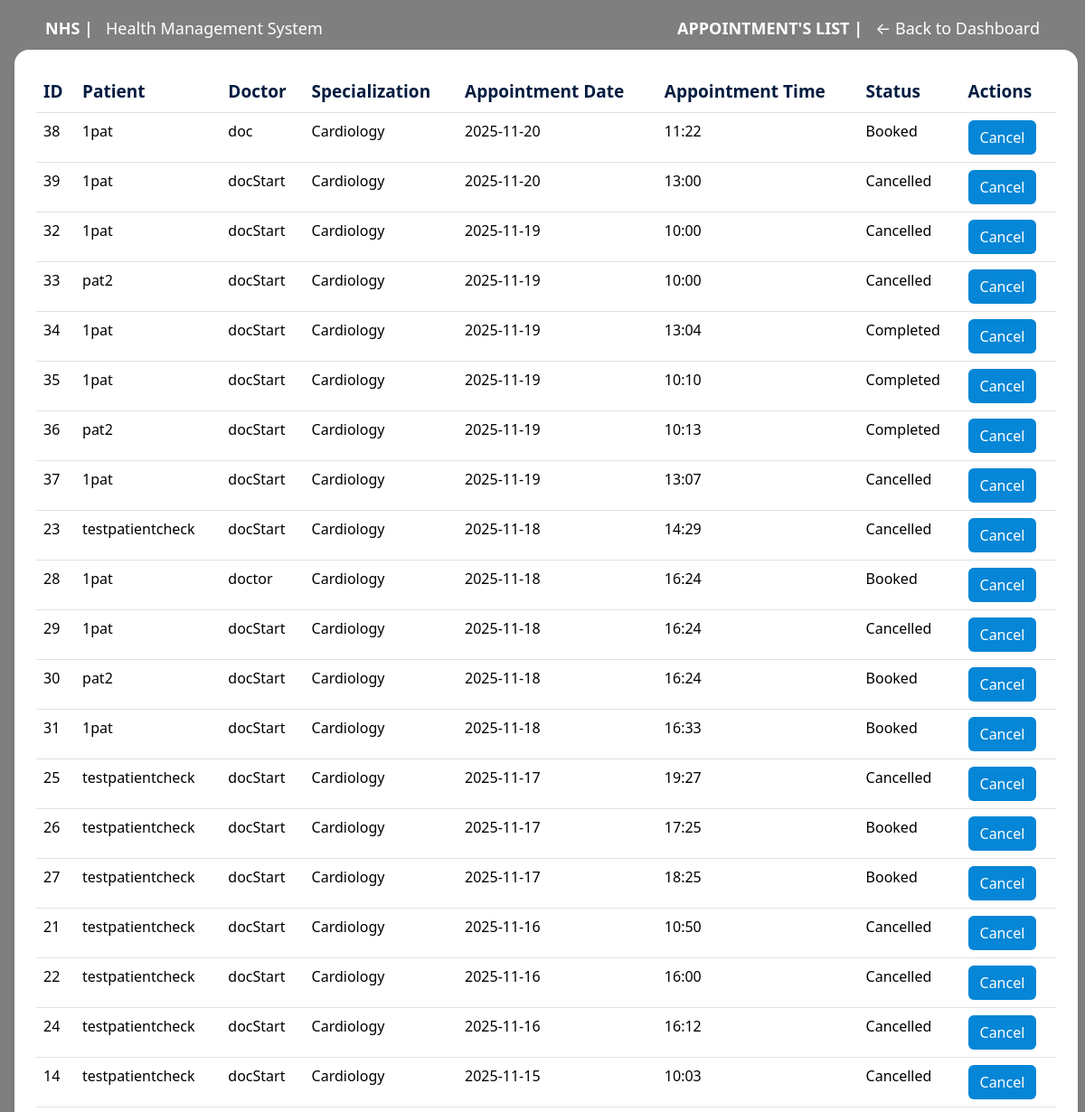
Before: /admin/appointments (signed in, upper part) with the older database file.
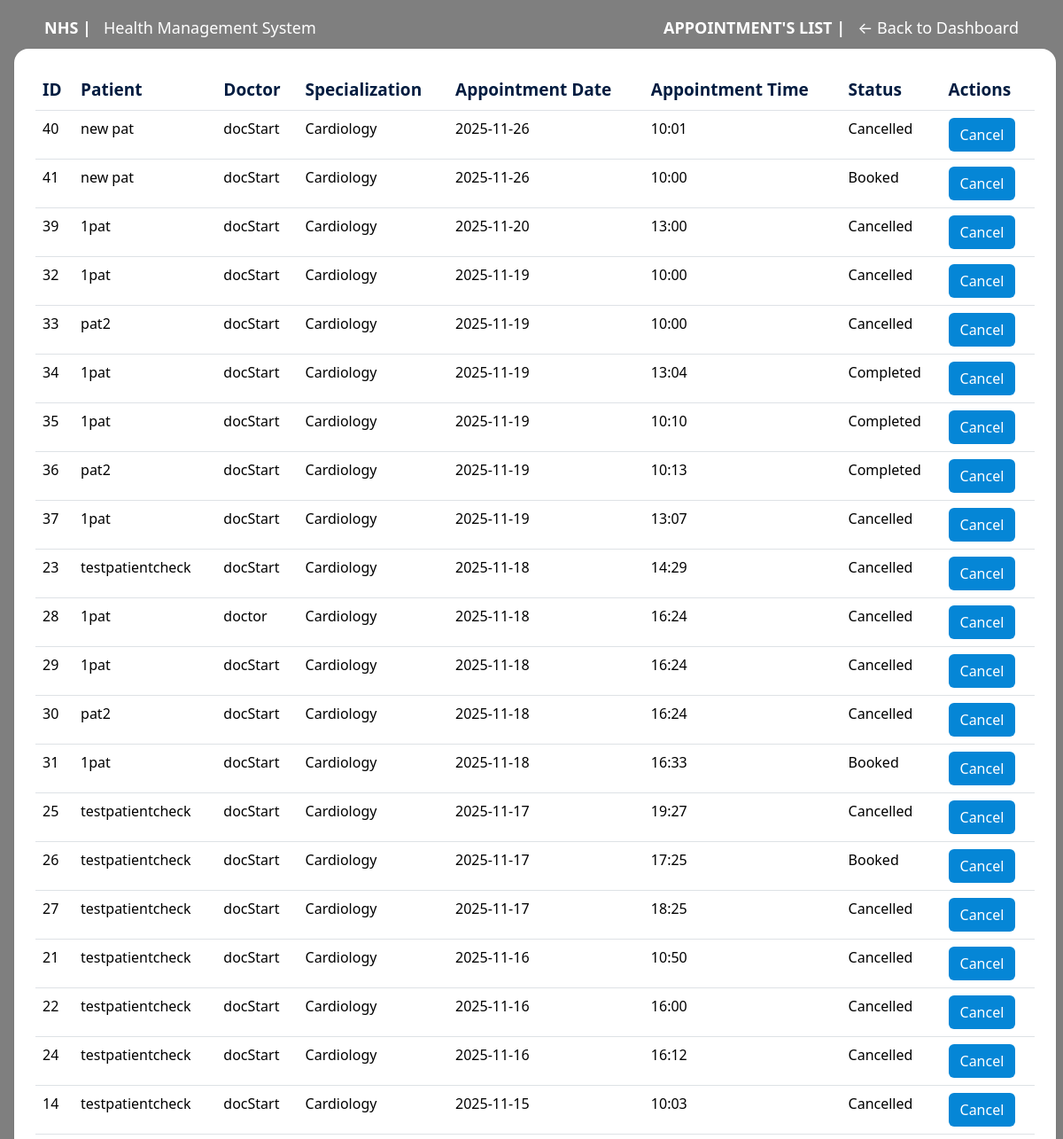
After: the same page with the newer database file.
### models/appointment.py (models this page shows, shortened)
class Appointment(db.Model):
    __tablename__ = 'appointment'
    appo_id = db.Column(db.Integer, primary_key=True, autoincrement=True)
    p_id = db.Column(db.Integer, db.ForeignKey('patient.p_id', ondelete='CASCADE'), nullable=False)
    doc_id = db.Column(db.Integer, db.ForeignKey('doctor.doc_id', ondelete='CASCADE'))
    appo_date = db.Column(db.Date, nullable=False)
    appo_time = db.Column(db.Time, nullable=False)
    status = db.Column(db.String(20), nullable=False, default='Booked')
    patient = db.relationship('Patient', back_populates='appointments')
    doctor = db.relationship('Doctor', back_populates='appointments')
    treatment = db.relationship(
        'Treatment',
        back_populates='appointment',
        uselist=False,
        cascade='all, delete-orphan'
    )

### app/routes/admin/appointment.py (the view, shortened to what this page needs)
@csrf.exempt
@admin_bp.route('/appointments', methods = ['GET'])
@login_required
def list_appointments():
    if not hasattr(current_user, 'a_email') or current_user.a_email != "admin@nhshospital.com":
        flash("You do not have permission to view appointments.", "danger")
        return redirect(url_for('auth.login'))
    q = request.args.get('q')
    query = Appointment.query.join(Patient).outerjoin(Doctor).outerjoin(Specialities, Doctor.specialty_id == Specialities.id)
    appointments = query.order_by(Appointment.appo_date.desc()).all()
    for appt in appointments:
       appt.id = appt.appo_id
       appt.patient_name = appt.patient.p_name if appt.patient else 'N/A'
       appt.doctor_name = appt.doctor.doc_name if appt.doctor else 'N/A'
       appt.specialization = appt.doctor.speciality.s_name if appt.doctor and appt.doctor.speciality else 'N/A'
       appt.appointment_date = appt.appo_date.strftime('%Y-%m-%d') if appt.appo_date else 'N/A'
       appt.appointment_time = appt.appo_time.strftime('%H:%M') if appt.appo_time else 'N/A'
    return render_template('admin/appointment.html',appointments=appointments, q=q)

### app/templates/admin/appointment.html (shortened to what this page needs)
{% extends 'layout.html' %}
{% block body %} landing-page {% endblock %}
{% block navbar %}
<div class="container nav_bar">
    <div class="d-flex justify-content-between align-items-center mt-2">
        <div><a href="{{ url_for('main.landing_page') }}"><strong>NHS |</strong> &nbsp; Health Management System</a></div>
        <div><a href="{{ url_for('admin.dashboard') }}"><strong>APPOINTMENT'S LIST | </strong> &nbsp;  ← Back to Dashboard </a></div>
    </div>
</div>
{% endblock %}
{% block body__content %}
<div class="main_container  mx-3 bg-white p-4 shadow-sm rounded-4"
     style="width: 98%; height: 91vh; overflow-y: auto;">
     <table class="table table-hover">
        <thead>
         <tr>
           <th>ID</th>
           <th>Patient</th>
           <th>Doctor</th>
           <th>Specialization</th>
           <th>Appointment Date</th>
           <th>Appointment Time</th>
           <th>Status</th>
           <th >Actions</th>
         </tr>
        </thead>
        <tbody>
          {% for appointment in appointments %}
          <tr>
            <td>{{ appointment.id }}</td>
            <td>{{ appointment.patient_name }}</td>
            <td>{{ appointment.doctor_name }}</td>
            <td>{{ appointment.specialization }}</td>
            <td>{{ appointment.appointment_date }}</td>
            <td>{{ appointment.appointment_time }}</td>
            <td>{{ appointment.status }}</td>
            <td>
                <form action="{{ url_for('admin.cancel_appointment', appo_id=appointment.appo_id) }}" method="POST" style="display:inline;">
                  <button type="submit" class="btn text-white btn-cancel btn-xs" onclick="return confirm('Are you sure you want to cancel this appointment?');">
                    Cancel
                  </button>
                </form>
            </td>
          </tr>
          {% endfor %}
       </tbody>
      </table>
    </div>
{% endblock %}

Changed rows visible on the page:
removed Appointment: id "38", patient_name "1pat", doctor_name "doc", specialization "Cardiology", appointment_date "2025-11-20", appointment_time "11:22", status "Booked"
added Appointment: id "40", patient_name "new pat", doctor_name "docStart", specialization "Cardiology", appointment_date "2025-11-26", appointment_time "10:01", status "Cancelled"
added Appointment: id "41", patient_name "new pat", doctor_name "docStart", specialization "Cardiology", appointment_date "2025-11-26", appointment_time "10:00", status "Booked"
changed Appointment id 28: status "Booked" → "Cancelled"
changed Appointment id 30: status "Booked" → "Cancelled"
changed Appointment id 27: status "Booked" → "Cancelled"
